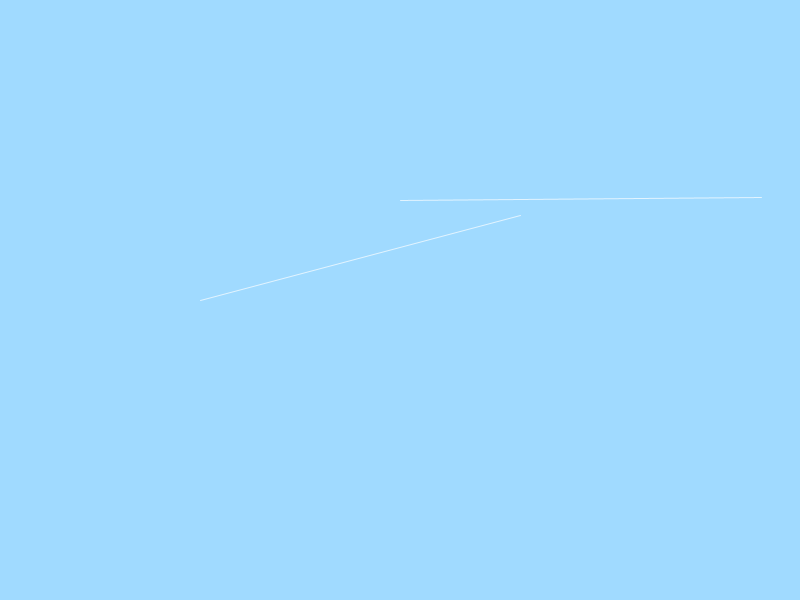
Frame 1 (no input)
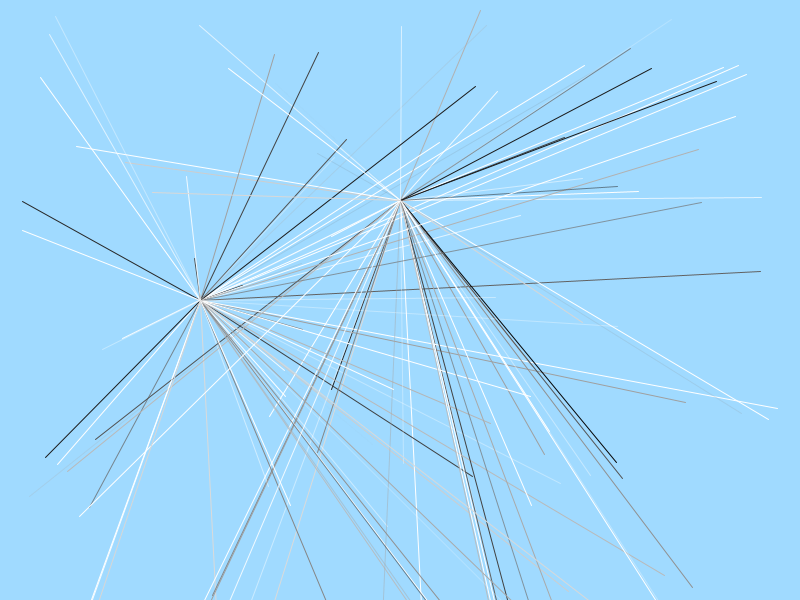
Frame 60 (the mouse pressed at the canvas centre just before this capture)
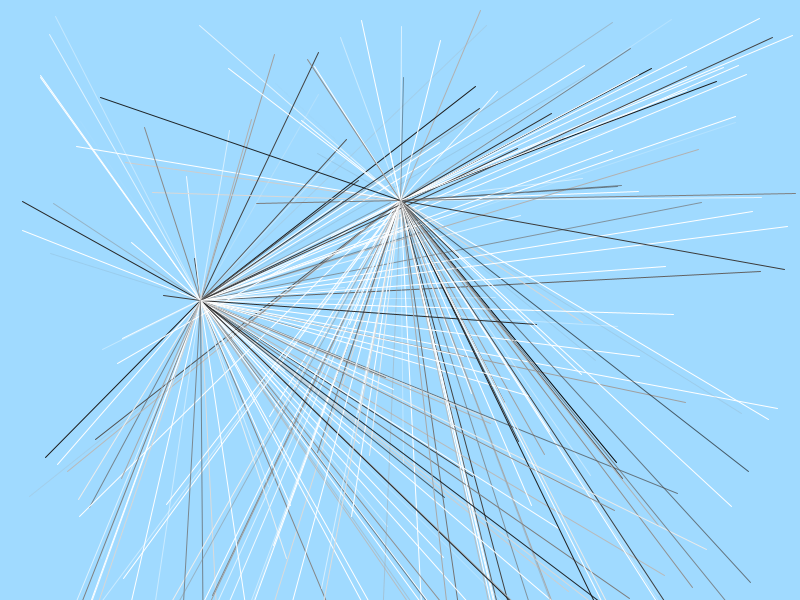
Frame 120 (the mouse held since frame 60 and released just before this capture)

The Processing sketch that drew these frames (run headless with seeded random() and noise(); from frame 60 on, the mouse is pressed at the canvas centre):

// Processing sketch: processing_11684
// ── processing_11684.pde

// Experiment_02_Internet_Exercise

void setup() {
  size(800,600);
  background(160,218,255);
  smooth();
}
 
void draw() {

  //Body
  float a = random(10,800);
  float b = random(10,800); 
  float c = random(10,800);
  float d = random(10,800);  
  float ab = random(0,555);
  float bc = random(0,555);
  stroke(ab,bc);

  line(200,300,a,b);
  line(400,200,c,d);
}
// Albert Cordero
